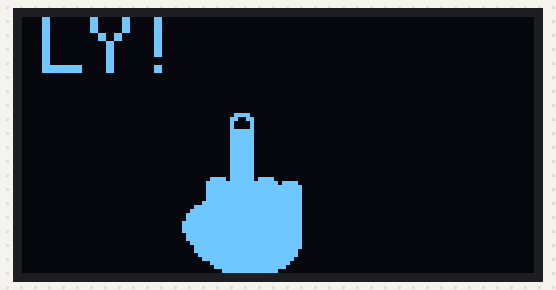
Bench run of a sketch on a simulated Arduino Uno, built with avr-gcc and run on an emulated ATmega328P. On the bench: 128×64 one-colour display.

Above: at 2.28 s.
At 2.8 s:
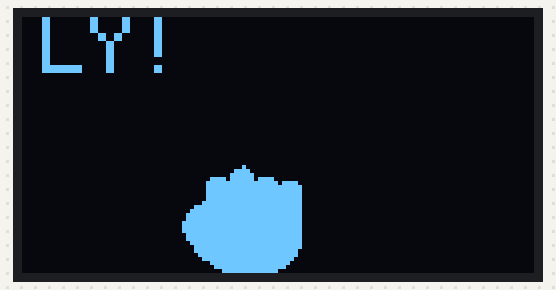
At 3.45 s:
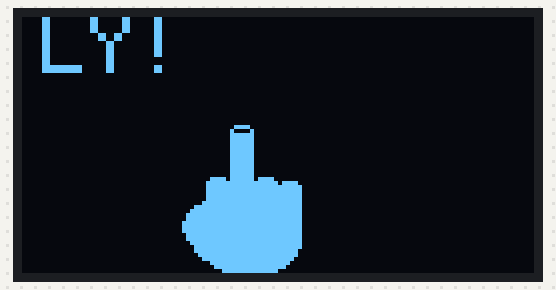

The sketch:

OLED-animation-example-thumbs-up.ino.ino
```cpp
#include <Adafruit_GFX.h>
#include <Adafruit_SH1106.h>
#include <Wire.h>

#define SCREEN_WIDTH 128
#define SCREEN_HEIGHT 64
#define OLED_RESET 4
Adafruit_SH1106 display(OLED_RESET);

int xx=30;
int yy=20;
int tt=100;

const unsigned char PROGMEM frame0 [] = {0x00, 0x00, 0x00, 0x00, 0x00, 0x00, 0x00, 0x00, 0x00, 0x00, 0x00, 0x00, 0x00, 0x00, 0x00, 0x00, 0x00, 0x00, 0x00, 0x00, 0x00, 0x00, 0x00, 0x00, 0x00, 0x00, 0x01, 0xE0, 0x00, 0x00, 0x00, 0x00, 0x03, 0x30, 0x00, 0x00, 0x00, 0x00, 0x02, 0x10, 0x00, 0x00, 0x00, 0x00, 0x02, 0x10, 0x00, 0x00, 0x00, 0x00, 0x03, 0xF0, 0x00, 0x00, 0x00, 0x00, 0x03, 0xF0, 0x00, 0x00, 0x00, 0x00, 0x03, 0xF0, 0x00, 0x00, 0x00, 0x00, 0x03, 0xF0, 0x00, 0x00, 0x00, 0x00, 0x03, 0xF0, 0x00, 0x00, 0x00, 0x00, 0x03, 0xF0, 0x00, 0x00, 0x00, 0x00, 0x03, 0xF0, 0x00, 0x00, 0x00, 0x00, 0x03, 0xF0, 0x00, 0x00, 0x00, 0x00, 0x03, 0xF0, 0x00, 0x00, 0x00, 0x00, 0x03, 0xF0, 0x00, 0x00, 0x00, 0x00, 0x03, 0xF0, 0x00, 0x00, 0x00, 0x00, 0x03, 0xF0, 0x00, 0x00, 0x00, 0x00, 0x7B, 0xF7, 0x80, 0x00, 0x00, 0x00, 0xFF, 0xFF, 0xDE, 0x00, 0x00, 0x00, 0xFF, 0xFF, 0xFF, 0x00, 0x00, 0x00, 0xFF, 0xFF, 0xFF, 0x00, 0x00, 0x00, 0xFF, 0xFF, 0xFF, 0x00, 0x00, 0x00, 0xFF, 0xFF, 0xFF, 0x00, 0x00, 0x01, 0xFF, 0xFF, 0xFF, 0x00, 0x00, 0x07, 0xFF, 0xFF, 0xFF, 0x00, 0x00, 0x0F, 0xFF, 0xFF, 0xFF, 0x00, 0x00, 0x1F, 0xFF, 0xFF, 0xFF, 0x00, 0x00, 0x1F, 0xFF, 0xFF, 0xFF, 0x00, 0x00, 0x3F, 0xFF, 0xFF, 0xFF, 0x00, 0x00, 0x3F, 0xFF, 0xFF, 0xFF, 0x00, 0x00, 0x3F, 0xFF, 0xFF, 0xFF, 0x00, 0x00, 0x1F, 0xFF, 0xFF, 0xFF, 0x00, 0x00, 0x1F, 0xFF, 0xFF, 0xFF, 0x00, 0x00, 0x0F, 0xFF, 0xFF, 0xFF, 0x00, 0x00, 0x07, 0xFF, 0xFF, 0xFF, 0x00, 0x00, 0x07, 0xFF, 0xFF, 0xFE, 0x00, 0x00, 0x03, 0xFF, 0xFF, 0xFE, 0x00, 0x00, 0x01, 0xFF, 0xFF, 0xFC, 0x00, 0x00, 0x00, 0x7F, 0xFF, 0xF8, 0x00, 0x00, 0x00, 0x3F, 0xFF, 0xF0, 0x00, 0x00, 0x00, 0x0F, 0xFF, 0xC0, 0x00, 0x00, 0x00, 0x00, 0x00, 0x00, 0x00, 0x00, 0x00, 0x00, 0x00, 0x00, 0x00, 0x00, 0x00, 0x00, 0x00, 0x00, 0x00, 0x00, 0x00, 0x00, 0x00, 0x00, 0x00};

const unsigned char PROGMEM frame1 [] = {0x00, 0x00, 0x00, 0x00, 0x00, 0x00, 0x00, 0x00, 0x00, 0x00, 0x00, 0x00, 0x00, 0x00, 0x00, 0x00, 0x00, 0x00, 0x00, 0x00, 0x00, 0x00, 0x00, 0x00, 0x00, 0x00, 0x01, 0xE0, 0x00, 0x00, 0x00, 0x00, 0x03, 0x30, 0x00, 0x00, 0x00, 0x00, 0x02, 0x10, 0x00, 0x00, 0x00, 0x00, 0x02, 0x10, 0x00, 0x00, 0x00, 0x00, 0x03, 0xF0, 0x00, 0x00, 0x00, 0x00, 0x03, 0xF0, 0x00, 0x00, 0x00, 0x00, 0x03, 0xF0, 0x00, 0x00, 0x00, 0x00, 0x03, 0xF0, 0x00, 0x00, 0x00, 0x00, 0x03, 0xF0, 0x00, 0x00, 0x00, 0x00, 0x03, 0xF0, 0x00, 0x00, 0x00, 0x00, 0x03, 0xF0, 0x00, 0x00, 0x00, 0x00, 0x03, 0xF0, 0x00, 0x00, 0x00, 0x00, 0x03, 0xF0, 0x00, 0x00, 0x00, 0x00, 0x03, 0xF0, 0x00, 0x00, 0x00, 0x00, 0x03, 0xF0, 0x00, 0x00, 0x00, 0x00, 0x03, 0xF0, 0x00, 0x00, 0x00, 0x00, 0x7B, 0xF7, 0x80, 0x00, 0x00, 0x00, 0xFF, 0xFF, 0xDE, 0x00, 0x00, 0x00, 0xFF, 0xFF, 0xFF, 0x00, 0x00, 0x00, 0xFF, 0xFF, 0xFF, 0x00, 0x00, 0x00, 0xFF, 0xFF, 0xFF, 0x00, 0x00, 0x00, 0xFF, 0xFF, 0xFF, 0x00, 0x00, 0x01, 0xFF, 0xFF, 0xFF, 0x00, 0x00, 0x07, 0xFF, 0xFF, 0xFF, 0x00, 0x00, 0x0F, 0xFF, 0xFF, 0xFF, 0x00, 0x00, 0x1F, 0xFF, 0xFF, 0xFF, 0x00, 0x00, 0x1F, 0xFF, 0xFF, 0xFF, 0x00, 0x00, 0x3F, 0xFF, 0xFF, 0xFF, 0x00, 0x00, 0x3F, 0xFF, 0xFF, 0xFF, 0x00, 0x00, 0x3F, 0xFF, 0xFF, 0xFF, 0x00, 0x00, 0x1F, 0xFF, 0xFF, 0xFF, 0x00, 0x00, 0x1F, 0xFF, 0xFF, 0xFF, 0x00, 0x00, 0x0F, 0xFF, 0xFF, 0xFF, 0x00, 0x00, 0x07, 0xFF, 0xFF, 0xFF, 0x00, 0x00, 0x07, 0xFF, 0xFF, 0xFE, 0x00, 0x00, 0x03, 0xFF, 0xFF, 0xFE, 0x00, 0x00, 0x01, 0xFF, 0xFF, 0xFC, 0x00, 0x00, 0x00, 0x7F, 0xFF, 0xF8, 0x00, 0x00, 0x00, 0x3F, 0xFF, 0xF0, 0x00, 0x00, 0x00, 0x0F, 0xFF, 0xC0, 0x00, 0x00, 0x00, 0x00, 0x00, 0x00, 0x00, 0x00, 0x00, 0x00, 0x00, 0x00, 0x00, 0x00, 0x00, 0x00, 0x00, 0x00, 0x00, 0x00, 0x00, 0x00, 0x00, 0x00, 0x00};

const unsigned char PROGMEM frame2 [] = {0x00, 0x00, 0x00, 0x00, 0x00, 0x00, 0x00, 0x00, 0x00, 0x00, 0x00, 0x00, 0x00, 0x00, 0x00, 0x00, 0x00, 0x00, 0x00, 0x00, 0x00, 0x00, 0x00, 0x00, 0x00, 0x00, 0x01, 0xE0, 0x00, 0x00, 0x00, 0x00, 0x03, 0x30, 0x00, 0x00, 0x00, 0x00, 0x02, 0x10, 0x00, 0x00, 0x00, 0x00, 0x02, 0x10, 0x00, 0x00, 0x00, 0x00, 0x03, 0xF0, 0x00, 0x00, 0x00, 0x00, 0x03, 0xF0, 0x00, 0x00, 0x00, 0x00, 0x03, 0xF0, 0x00, 0x00, 0x00, 0x00, 0x03, 0xF0, 0x00, 0x00, 0x00, 0x00, 0x03, 0xF0, 0x00, 0x00, 0x00, 0x00, 0x03, 0xF0, 0x00, 0x00, 0x00, 0x00, 0x03, 0xF0, 0x00, 0x00, 0x00, 0x00, 0x03, 0xF0, 0x00, 0x00, 0x00, 0x00, 0x03, 0xF0, 0x00, 0x00, 0x00, 0x00, 0x03, 0xF0, 0x00, 0x00, 0x00, 0x00, 0x03, 0xF0, 0x00, 0x00, 0x00, 0x00, 0x03, 0xF0, 0x00, 0x00, 0x00, 0x00, 0x7B, 0xF7, 0x80, 0x00, 0x00, 0x00, 0xFF, 0xFF, 0xDE, 0x00, 0x00, 0x00, 0xFF, 0xFF, 0xFF, 0x00, 0x00, 0x00, 0xFF, 0xFF, 0xFF, 0x00, 0x00, 0x00, 0xFF, 0xFF, 0xFF, 0x00, 0x00, 0x00, 0xFF, 0xFF, 0xFF, 0x00, 0x00, 0x01, 0xFF, 0xFF, 0xFF, 0x00, 0x00, 0x07, 0xFF, 0xFF, 0xFF, 0x00, 0x00, 0x0F, 0xFF, 0xFF, 0xFF, 0x00, 0x00, 0x1F, 0xFF, 0xFF, 0xFF, 0x00, 0x00, 0x1F, 0xFF, 0xFF, 0xFF, 0x00, 0x00, 0x3F, 0xFF, 0xFF, 0xFF, 0x00, 0x00, 0x3F, 0xFF, 0xFF, 0xFF, 0x00, 0x00, 0x3F, 0xFF, 0xFF, 0xFF, 0x00, 0x00, 0x1F, 0xFF, 0xFF, 0xFF, 0x00, 0x00, 0x1F, 0xFF, 0xFF, 0xFF, 0x00, 0x00, 0x0F, 0xFF, 0xFF, 0xFF, 0x00, 0x00, 0x07, 0xFF, 0xFF, 0xFF, 0x00, 0x00, 0x07, 0xFF, 0xFF, 0xFE, 0x00, 0x00, 0x03, 0xFF, 0xFF, 0xFE, 0x00, 0x00, 0x01, 0xFF, 0xFF, 0xFC, 0x00, 0x00, 0x00, 0x7F, 0xFF, 0xF8, 0x00, 0x00, 0x00, 0x3F, 0xFF, 0xF0, 0x00, 0x00, 0x00, 0x0F, 0xFF, 0xC0, 0x00, 0x00, 0x00, 0x00, 0x00, 0x00, 0x00, 0x00, 0x00, 0x00, 0x00, 0x00, 0x00, 0x00, 0x00, 0x00, 0x00, 0x00, 0x00, 0x00, 0x00, 0x00, 0x00, 0x00, 0x00};

const unsigned char PROGMEM frame3 [] = {0x00, 0x00, 0x00, 0x00, 0x00, 0x00, 0x00, 0x00, 0x00, 0x00, 0x00, 0x00, 0x00, 0x00, 0x00, 0x00, 0x00, 0x00, 0x00, 0x00, 0x00, 0x00, 0x00, 0x00, 0x00, 0x00, 0x00, 0x00, 0x00, 0x00, 0x00, 0x00, 0x00, 0x00, 0x00, 0x00, 0x00, 0x00, 0x00, 0x00, 0x00, 0x00, 0x00, 0x00, 0x00, 0x00, 0x00, 0x00, 0x00, 0x00, 0x00, 0x00, 0x00, 0x00, 0x00, 0x00, 0x00, 0xE0, 0x00, 0x00, 0x00, 0x00, 0x03, 0xF0, 0x00, 0x00, 0x00, 0x00, 0x03, 0xF0, 0x00, 0x00, 0x00, 0x00, 0x03, 0xF0, 0x00, 0x00, 0x00, 0x00, 0x03, 0xF0, 0x00, 0x00, 0x00, 0x00, 0x03, 0xF0, 0x00, 0x00, 0x00, 0x00, 0x03, 0xF0, 0x00, 0x00, 0x00, 0x00, 0x03, 0xF0, 0x00, 0x00, 0x00, 0x00, 0x03, 0xF0, 0x00, 0x00, 0x00, 0x00, 0x03, 0xF0, 0x00, 0x00, 0x00, 0x00, 0x03, 0xF0, 0x00, 0x00, 0x00, 0x00, 0x7B, 0xF7, 0x80, 0x00, 0x00, 0x00, 0xFF, 0xFF, 0xDE, 0x00, 0x00, 0x00, 0xFF, 0xFF, 0xFF, 0x00, 0x00, 0x00, 0xFF, 0xFF, 0xFF, 0x00, 0x00, 0x00, 0xFF, 0xFF, 0xFF, 0x00, 0x00, 0x00, 0xFF, 0xFF, 0xFF, 0x00, 0x00, 0x01, 0xFF, 0xFF, 0xFF, 0x00, 0x00, 0x07, 0xFF, 0xFF, 0xFF, 0x00, 0x00, 0x0F, 0xFF, 0xFF, 0xFF, 0x00, 0x00, 0x1F, 0xFF, 0xFF, 0xFF, 0x00, 0x00, 0x1F, 0xFF, 0xFF, 0xFF, 0x00, 0x00, 0x3F, 0xFF, 0xFF, 0xFF, 0x00, 0x00, 0x3F, 0xFF, 0xFF, 0xFF, 0x00, 0x00, 0x3F, 0xFF, 0xFF, 0xFF, 0x00, 0x00, 0x1F, 0xFF, 0xFF, 0xFF, 0x00, 0x00, 0x1F, 0xFF, 0xFF, 0xFF, 0x00, 0x00, 0x0F, 0xFF, 0xFF, 0xFF, 0x00, 0x00, 0x07, 0xFF, 0xFF, 0xFF, 0x00, 0x00, 0x07, 0xFF, 0xFF, 0xFE, 0x00, 0x00, 0x03, 0xFF, 0xFF, 0xFE, 0x00, 0x00, 0x01, 0xFF, 0xFF, 0xFC, 0x00, 0x00, 0x00, 0x7F, 0xFF, 0xF8, 0x00, 0x00, 0x00, 0x3F, 0xFF, 0xF0, 0x00, 0x00, 0x00, 0x0F, 0xFF, 0xC0, 0x00, 0x00, 0x00, 0x00, 0x00, 0x00, 0x00, 0x00, 0x00, 0x00, 0x00, 0x00, 0x00, 0x00, 0x00, 0x00, 0x00, 0x00, 0x00, 0x00, 0x00, 0x00, 0x00, 0x00, 0x00};

const unsigned char PROGMEM frame4 [] = {0x00, 0x00, 0x00, 0x00, 0x00, 0x00, 0x00, 0x00, 0x00, 0x00, 0x00, 0x00, 0x00, 0x00, 0x00, 0x00, 0x00, 0x00, 0x00, 0x00, 0x00, 0x00, 0x00, 0x00, 0x00, 0x00, 0x00, 0x00, 0x00, 0x00, 0x00, 0x00, 0x00, 0x00, 0x00, 0x00, 0x00, 0x00, 0x00, 0x00, 0x00, 0x00, 0x00, 0x00, 0x00, 0x00, 0x00, 0x00, 0x00, 0x00, 0x00, 0x00, 0x00, 0x00, 0x00, 0x00, 0x00, 0x00, 0x00, 0x00, 0x00, 0x00, 0x00, 0x00, 0x00, 0x00, 0x00, 0x00, 0x00, 0x00, 0x00, 0x00, 0x00, 0x00, 0x00, 0xE0, 0x00, 0x00, 0x00, 0x00, 0x03, 0xF0, 0x00, 0x00, 0x00, 0x00, 0x03, 0xF0, 0x00, 0x00, 0x00, 0x00, 0x03, 0xF0, 0x00, 0x00, 0x00, 0x00, 0x03, 0xF0, 0x00, 0x00, 0x00, 0x00, 0x03, 0xF0, 0x00, 0x00, 0x00, 0x00, 0x03, 0xF0, 0x00, 0x00, 0x00, 0x00, 0x03, 0xF0, 0x00, 0x00, 0x00, 0x00, 0x7B, 0xF7, 0x80, 0x00, 0x00, 0x00, 0xFF, 0xFF, 0xDE, 0x00, 0x00, 0x00, 0xFF, 0xFF, 0xFF, 0x00, 0x00, 0x00, 0xFF, 0xFF, 0xFF, 0x00, 0x00, 0x00, 0xFF, 0xFF, 0xFF, 0x00, 0x00, 0x00, 0xFF, 0xFF, 0xFF, 0x00, 0x00, 0x01, 0xFF, 0xFF, 0xFF, 0x00, 0x00, 0x07, 0xFF, 0xFF, 0xFF, 0x00, 0x00, 0x0F, 0xFF, 0xFF, 0xFF, 0x00, 0x00, 0x1F, 0xFF, 0xFF, 0xFF, 0x00, 0x00, 0x1F, 0xFF, 0xFF, 0xFF, 0x00, 0x00, 0x3F, 0xFF, 0xFF, 0xFF, 0x00, 0x00, 0x3F, 0xFF, 0xFF, 0xFF, 0x00, 0x00, 0x3F, 0xFF, 0xFF, 0xFF, 0x00, 0x00, 0x1F, 0xFF, 0xFF, 0xFF, 0x00, 0x00, 0x1F, 0xFF, 0xFF, 0xFF, 0x00, 0x00, 0x0F, 0xFF, 0xFF, 0xFF, 0x00, 0x00, 0x07, 0xFF, 0xFF, 0xFF, 0x00, 0x00, 0x07, 0xFF, 0xFF, 0xFE, 0x00, 0x00, 0x03, 0xFF, 0xFF, 0xFE, 0x00, 0x00, 0x01, 0xFF, 0xFF, 0xFC, 0x00, 0x00, 0x00, 0x7F, 0xFF, 0xF8, 0x00, 0x00, 0x00, 0x3F, 0xFF, 0xF0, 0x00, 0x00, 0x00, 0x0F, 0xFF, 0xC0, 0x00, 0x00, 0x00, 0x00, 0x00, 0x00, 0x00, 0x00, 0x00, 0x00, 0x00, 0x00, 0x00, 0x00, 0x00, 0x00, 0x00, 0x00, 0x00, 0x00, 0x00, 0x00, 0x00, 0x00, 0x00};

const unsigned char PROGMEM frame5 [] = {0x00, 0x00, 0x00, 0x00, 0x00, 0x00, 0x00, 0x00, 0x00, 0x00, 0x00, 0x00, 0x00, 0x00, 0x00, 0x00, 0x00, 0x00, 0x00, 0x00, 0x00, 0x00, 0x00, 0x00, 0x00, 0x00, 0x00, 0x00, 0x00, 0x00, 0x00, 0x00, 0x00, 0x00, 0x00, 0x00, 0x00, 0x00, 0x00, 0x00, 0x00, 0x00, 0x00, 0x00, 0x00, 0x00, 0x00, 0x00, 0x00, 0x00, 0x00, 0x00, 0x00, 0x00, 0x00, 0x00, 0x00, 0x00, 0x00, 0x00, 0x00, 0x00, 0x00, 0x00, 0x00, 0x00, 0x00, 0x00, 0x00, 0x00, 0x00, 0x00, 0x00, 0x00, 0x00, 0x00, 0x00, 0x00, 0x00, 0x00, 0x00, 0x00, 0x00, 0x00, 0x00, 0x00, 0x00, 0x00, 0x00, 0x00, 0x00, 0x00, 0x00, 0x00, 0x00, 0x00, 0x00, 0x00, 0x00, 0x00, 0x00, 0x00, 0x00, 0x00, 0x00, 0x40, 0x00, 0x00, 0x00, 0x00, 0x01, 0xE0, 0x00, 0x00, 0x00, 0x00, 0x03, 0xF0, 0x00, 0x00, 0x00, 0x00, 0x7B, 0xF7, 0x80, 0x00, 0x00, 0x00, 0xFF, 0xFF, 0xDE, 0x00, 0x00, 0x00, 0xFF, 0xFF, 0xFF, 0x00, 0x00, 0x00, 0xFF, 0xFF, 0xFF, 0x00, 0x00, 0x00, 0xFF, 0xFF, 0xFF, 0x00, 0x00, 0x00, 0xFF, 0xFF, 0xFF, 0x00, 0x00, 0x01, 0xFF, 0xFF, 0xFF, 0x00, 0x00, 0x07, 0xFF, 0xFF, 0xFF, 0x00, 0x00, 0x0F, 0xFF, 0xFF, 0xFF, 0x00, 0x00, 0x1F, 0xFF, 0xFF, 0xFF, 0x00, 0x00, 0x1F, 0xFF, 0xFF, 0xFF, 0x00, 0x00, 0x3F, 0xFF, 0xFF, 0xFF, 0x00, 0x00, 0x3F, 0xFF, 0xFF, 0xFF, 0x00, 0x00, 0x3F, 0xFF, 0xFF, 0xFF, 0x00, 0x00, 0x1F, 0xFF, 0xFF, 0xFF, 0x00, 0x00, 0x1F, 0xFF, 0xFF, 0xFF, 0x00, 0x00, 0x0F, 0xFF, 0xFF, 0xFF, 0x00, 0x00, 0x07, 0xFF, 0xFF, 0xFF, 0x00, 0x00, 0x07, 0xFF, 0xFF, 0xFE, 0x00, 0x00, 0x03, 0xFF, 0xFF, 0xFE, 0x00, 0x00, 0x01, 0xFF, 0xFF, 0xFC, 0x00, 0x00, 0x00, 0x7F, 0xFF, 0xF8, 0x00, 0x00, 0x00, 0x3F, 0xFF, 0xF0, 0x00, 0x00, 0x00, 0x0F, 0xFF, 0xC0, 0x00, 0x00, 0x00, 0x00, 0x00, 0x00, 0x00, 0x00, 0x00, 0x00, 0x00, 0x00, 0x00, 0x00, 0x00, 0x00, 0x00, 0x00, 0x00, 0x00, 0x00, 0x00, 0x00, 0x00, 0x00};

const unsigned char PROGMEM frame6 [] = {0x00, 0x00, 0x00, 0x00, 0x00, 0x00, 0x00, 0x00, 0x00, 0x00, 0x00, 0x00, 0x00, 0x00, 0x00, 0x00, 0x00, 0x00, 0x00, 0x00, 0x00, 0x00, 0x00, 0x00, 0x00, 0x00, 0x00, 0x00, 0x00, 0x00, 0x00, 0x00, 0x00, 0x00, 0x00, 0x00, 0x00, 0x00, 0x00, 0x00, 0x00, 0x00, 0x00, 0x00, 0x00, 0x00, 0x00, 0x00, 0x00, 0x00, 0x00, 0x00, 0x00, 0x00, 0x00, 0x00, 0x00, 0x00, 0x00, 0x00, 0x00, 0x00, 0x00, 0x00, 0x00, 0x00, 0x00, 0x00, 0x00, 0x00, 0x00, 0x00, 0x00, 0x00, 0x00, 0x00, 0x00, 0x00, 0x00, 0x00, 0x00, 0x00, 0x00, 0x00, 0x00, 0x00, 0x00, 0x00, 0x00, 0x00, 0x00, 0x00, 0x00, 0x00, 0x00, 0x00, 0x00, 0x00, 0x00, 0x00, 0x00, 0x00, 0x00, 0x00, 0x00, 0x00, 0x00, 0x00, 0x00, 0x00, 0x00, 0x00, 0x00, 0x00, 0x00, 0x00, 0x00, 0xC0, 0x00, 0x00, 0x00, 0x00, 0x79, 0xE7, 0x80, 0x00, 0x00, 0x00, 0xFF, 0xFF, 0xDE, 0x00, 0x00, 0x00, 0xFF, 0xFF, 0xFF, 0x00, 0x00, 0x00, 0xFF, 0xFF, 0xFF, 0x00, 0x00, 0x00, 0xFF, 0xFF, 0xFF, 0x00, 0x00, 0x00, 0xFF, 0xFF, 0xFF, 0x00, 0x00, 0x01, 0xFF, 0xFF, 0xFF, 0x00, 0x00, 0x07, 0xFF, 0xFF, 0xFF, 0x00, 0x00, 0x0F, 0xFF, 0xFF, 0xFF, 0x00, 0x00, 0x1F, 0xFF, 0xFF, 0xFF, 0x00, 0x00, 0x1F, 0xFF, 0xFF, 0xFF, 0x00, 0x00, 0x3F, 0xFF, 0xFF, 0xFF, 0x00, 0x00, 0x3F, 0xFF, 0xFF, 0xFF, 0x00, 0x00, 0x3F, 0xFF, 0xFF, 0xFF, 0x00, 0x00, 0x1F, 0xFF, 0xFF, 0xFF, 0x00, 0x00, 0x1F, 0xFF, 0xFF, 0xFF, 0x00, 0x00, 0x0F, 0xFF, 0xFF, 0xFF, 0x00, 0x00, 0x07, 0xFF, 0xFF, 0xFF, 0x00, 0x00, 0x07, 0xFF, 0xFF, 0xFE, 0x00, 0x00, 0x03, 0xFF, 0xFF, 0xFE, 0x00, 0x00, 0x01, 0xFF, 0xFF, 0xFC, 0x00, 0x00, 0x00, 0x7F, 0xFF, 0xF8, 0x00, 0x00, 0x00, 0x3F, 0xFF, 0xF0, 0x00, 0x00, 0x00, 0x0F, 0xFF, 0xC0, 0x00, 0x00, 0x00, 0x00, 0x00, 0x00, 0x00, 0x00, 0x00, 0x00, 0x00, 0x00, 0x00, 0x00, 0x00, 0x00, 0x00, 0x00, 0x00, 0x00, 0x00, 0x00, 0x00, 0x00, 0x00};

const unsigned char PROGMEM frame7 [] = {0x00, 0x00, 0x00, 0x00, 0x00, 0x00, 0x00, 0x00, 0x00, 0x00, 0x00, 0x00, 0x00, 0x00, 0x00, 0x00, 0x00, 0x00, 0x00, 0x00, 0x00, 0x00, 0x00, 0x00, 0x00, 0x00, 0x00, 0x00, 0x00, 0x00, 0x00, 0x00, 0x00, 0x00, 0x00, 0x00, 0x00, 0x00, 0x00, 0x00, 0x00, 0x00, 0x00, 0x00, 0x00, 0x00, 0x00, 0x00, 0x00, 0x00, 0x00, 0x00, 0x00, 0x00, 0x00, 0x00, 0x00, 0x00, 0x00, 0x00, 0x00, 0x00, 0x00, 0x00, 0x00, 0x00, 0x00, 0x00, 0x00, 0x00, 0x00, 0x00, 0x00, 0x00, 0x00, 0x00, 0x00, 0x00, 0x00, 0x00, 0x00, 0x00, 0x00, 0x00, 0x00, 0x00, 0x00, 0x00, 0x00, 0x00, 0x00, 0x00, 0x01, 0xE0, 0x00, 0x00, 0x00, 0x00, 0x03, 0xF0, 0x00, 0x00, 0x00, 0x00, 0x03, 0xF0, 0x00, 0x00, 0x00, 0x00, 0x03, 0xF0, 0x00, 0x00, 0x00, 0x00, 0x03, 0xF0, 0x00, 0x00, 0x00, 0x00, 0x7B, 0xF7, 0x80, 0x00, 0x00, 0x00, 0xFF, 0xFF, 0xDE, 0x00, 0x00, 0x00, 0xFF, 0xFF, 0xFF, 0x00, 0x00, 0x00, 0xFF, 0xFF, 0xFF, 0x00, 0x00, 0x00, 0xFF, 0xFF, 0xFF, 0x00, 0x00, 0x00, 0xFF, 0xFF, 0xFF, 0x00, 0x00, 0x01, 0xFF, 0xFF, 0xFF, 0x00, 0x00, 0x07, 0xFF, 0xFF, 0xFF, 0x00, 0x00, 0x0F, 0xFF, 0xFF, 0xFF, 0x00, 0x00, 0x1F, 0xFF, 0xFF, 0xFF, 0x00, 0x00, 0x1F, 0xFF, 0xFF, 0xFF, 0x00, 0x00, 0x3F, 0xFF, 0xFF, 0xFF, 0x00, 0x00, 0x3F, 0xFF, 0xFF, 0xFF, 0x00, 0x00, 0x3F, 0xFF, 0xFF, 0xFF, 0x00, 0x00, 0x1F, 0xFF, 0xFF, 0xFF, 0x00, 0x00, 0x1F, 0xFF, 0xFF, 0xFF, 0x00, 0x00, 0x0F, 0xFF, 0xFF, 0xFF, 0x00, 0x00, 0x07, 0xFF, 0xFF, 0xFF, 0x00, 0x00, 0x07, 0xFF, 0xFF, 0xFE, 0x00, 0x00, 0x03, 0xFF, 0xFF, 0xFE, 0x00, 0x00, 0x01, 0xFF, 0xFF, 0xFC, 0x00, 0x00, 0x00, 0x7F, 0xFF, 0xF8, 0x00, 0x00, 0x00, 0x3F, 0xFF, 0xF0, 0x00, 0x00, 0x00, 0x0F, 0xFF, 0xC0, 0x00, 0x00, 0x00, 0x00, 0x00, 0x00, 0x00, 0x00, 0x00, 0x00, 0x00, 0x00, 0x00, 0x00, 0x00, 0x00, 0x00, 0x00, 0x00, 0x00, 0x00, 0x00, 0x00, 0x00, 0x00};

const unsigned char PROGMEM frame8 [] = {0x00, 0x00, 0x00, 0x00, 0x00, 0x00, 0x00, 0x00, 0x00, 0x00, 0x00, 0x00, 0x00, 0x00, 0x00, 0x00, 0x00, 0x00, 0x00, 0x00, 0x00, 0x00, 0x00, 0x00, 0x00, 0x00, 0x00, 0x00, 0x00, 0x00, 0x00, 0x00, 0x00, 0x00, 0x00, 0x00, 0x00, 0x00, 0x00, 0x00, 0x00, 0x00, 0x00, 0x00, 0x00, 0x00, 0x00, 0x00, 0x00, 0x00, 0x00, 0x00, 0x00, 0x00, 0x00, 0x00, 0x00, 0x00, 0x00, 0x00, 0x00, 0x00, 0x00, 0x00, 0x00, 0x00, 0x00, 0x00, 0x00, 0x00, 0x00, 0x00, 0x00, 0x00, 0x00, 0xE0, 0x00, 0x00, 0x00, 0x00, 0x03, 0xF0, 0x00, 0x00, 0x00, 0x00, 0x03, 0xF0, 0x00, 0x00, 0x00, 0x00, 0x03, 0xF0, 0x00, 0x00, 0x00, 0x00, 0x03, 0xF0, 0x00, 0x00, 0x00, 0x00, 0x03, 0xF0, 0x00, 0x00, 0x00, 0x00, 0x03, 0xF0, 0x00, 0x00, 0x00, 0x00, 0x03, 0xF0, 0x00, 0x00, 0x00, 0x00, 0x7B, 0xF7, 0x80, 0x00, 0x00, 0x00, 0xFF, 0xFF, 0xDE, 0x00, 0x00, 0x00, 0xFF, 0xFF, 0xFF, 0x00, 0x00, 0x00, 0xFF, 0xFF, 0xFF, 0x00, 0x00, 0x00, 0xFF, 0xFF, 0xFF, 0x00, 0x00, 0x00, 0xFF, 0xFF, 0xFF, 0x00, 0x00, 0x01, 0xFF, 0xFF, 0xFF, 0x00, 0x00, 0x07, 0xFF, 0xFF, 0xFF, 0x00, 0x00, 0x0F, 0xFF, 0xFF, 0xFF, 0x00, 0x00, 0x1F, 0xFF, 0xFF, 0xFF, 0x00, 0x00, 0x1F, 0xFF, 0xFF, 0xFF, 0x00, 0x00, 0x3F, 0xFF, 0xFF, 0xFF, 0x00, 0x00, 0x3F, 0xFF, 0xFF, 0xFF, 0x00, 0x00, 0x3F, 0xFF, 0xFF, 0xFF, 0x00, 0x00, 0x1F, 0xFF, 0xFF, 0xFF, 0x00, 0x00, 0x1F, 0xFF, 0xFF, 0xFF, 0x00, 0x00, 0x0F, 0xFF, 0xFF, 0xFF, 0x00, 0x00, 0x07, 0xFF, 0xFF, 0xFF, 0x00, 0x00, 0x07, 0xFF, 0xFF, 0xFE, 0x00, 0x00, 0x03, 0xFF, 0xFF, 0xFE, 0x00, 0x00, 0x01, 0xFF, 0xFF, 0xFC, 0x00, 0x00, 0x00, 0x7F, 0xFF, 0xF8, 0x00, 0x00, 0x00, 0x3F, 0xFF, 0xF0, 0x00, 0x00, 0x00, 0x0F, 0xFF, 0xC0, 0x00, 0x00, 0x00, 0x00, 0x00, 0x00, 0x00, 0x00, 0x00, 0x00, 0x00, 0x00, 0x00, 0x00, 0x00, 0x00, 0x00, 0x00, 0x00, 0x00, 0x00, 0x00, 0x00, 0x00, 0x00};

const unsigned char PROGMEM frame9 [] = {0x00, 0x00, 0x00, 0x00, 0x00, 0x00, 0x00, 0x00, 0x00, 0x00, 0x00, 0x00, 0x00, 0x00, 0x00, 0x00, 0x00, 0x00, 0x00, 0x00, 0x00, 0x00, 0x00, 0x00, 0x00, 0x00, 0x00, 0x00, 0x00, 0x00, 0x00, 0x00, 0x00, 0x00, 0x00, 0x00, 0x00, 0x00, 0x00, 0x00, 0x00, 0x00, 0x00, 0x00, 0x00, 0x00, 0x00, 0x00, 0x00, 0x00, 0x00, 0x00, 0x00, 0x00, 0x00, 0x00, 0x00, 0xC0, 0x00, 0x00, 0x00, 0x00, 0x02, 0xB0, 0x00, 0x00, 0x00, 0x00, 0x03, 0xF0, 0x00, 0x00, 0x00, 0x00, 0x03, 0xF0, 0x00, 0x00, 0x00, 0x00, 0x03, 0xF0, 0x00, 0x00, 0x00, 0x00, 0x03, 0xF0, 0x00, 0x00, 0x00, 0x00, 0x03, 0xF0, 0x00, 0x00, 0x00, 0x00, 0x03, 0xF0, 0x00, 0x00, 0x00, 0x00, 0x03, 0xF0, 0x00, 0x00, 0x00, 0x00, 0x03, 0xF0, 0x00, 0x00, 0x00, 0x00, 0x03, 0xF0, 0x00, 0x00, 0x00, 0x00, 0x7B, 0xF7, 0x80, 0x00, 0x00, 0x00, 0xFF, 0xFF, 0xDE, 0x00, 0x00, 0x00, 0xFF, 0xFF, 0xFF, 0x00, 0x00, 0x00, 0xFF, 0xFF, 0xFF, 0x00, 0x00, 0x00, 0xFF, 0xFF, 0xFF, 0x00, 0x00, 0x00, 0xFF, 0xFF, 0xFF, 0x00, 0x00, 0x01, 0xFF, 0xFF, 0xFF, 0x00, 0x00, 0x07, 0xFF, 0xFF, 0xFF, 0x00, 0x00, 0x0F, 0xFF, 0xFF, 0xFF, 0x00, 0x00, 0x1F, 0xFF, 0xFF, 0xFF, 0x00, 0x00, 0x1F, 0xFF, 0xFF, 0xFF, 0x00, 0x00, 0x3F, 0xFF, 0xFF, 0xFF, 0x00, 0x00, 0x3F, 0xFF, 0xFF, 0xFF, 0x00, 0x00, 0x3F, 0xFF, 0xFF, 0xFF, 0x00, 0x00, 0x1F, 0xFF, 0xFF, 0xFF, 0x00, 0x00, 0x1F, 0xFF, 0xFF, 0xFF, 0x00, 0x00, 0x0F, 0xFF, 0xFF, 0xFF, 0x00, 0x00, 0x07, 0xFF, 0xFF, 0xFF, 0x00, 0x00, 0x07, 0xFF, 0xFF, 0xFE, 0x00, 0x00, 0x03, 0xFF, 0xFF, 0xFE, 0x00, 0x00, 0x01, 0xFF, 0xFF, 0xFC, 0x00, 0x00, 0x00, 0x7F, 0xFF, 0xF8, 0x00, 0x00, 0x00, 0x3F, 0xFF, 0xF0, 0x00, 0x00, 0x00, 0x0F, 0xFF, 0xC0, 0x00, 0x00, 0x00, 0x00, 0x00, 0x00, 0x00, 0x00, 0x00, 0x00, 0x00, 0x00, 0x00, 0x00, 0x00, 0x00, 0x00, 0x00, 0x00, 0x00, 0x00, 0x00, 0x00, 0x00, 0x00};

const unsigned char PROGMEM frame10 [] = {0x00, 0x00, 0x00, 0x00, 0x00, 0x00, 0x00, 0x00, 0x00, 0x00, 0x00, 0x00, 0x00, 0x00, 0x00, 0x00, 0x00, 0x00, 0x00, 0x00, 0x00, 0x00, 0x00, 0x00, 0x00, 0x00, 0x00, 0x00, 0x00, 0x00, 0x00, 0x00, 0x00, 0x00, 0x00, 0x00, 0x00, 0x00, 0x00, 0x00, 0x00, 0x00, 0x00, 0x00, 0x01, 0xE0, 0x00, 0x00, 0x00, 0x00, 0x02, 0x10, 0x00, 0x00, 0x00, 0x00, 0x03, 0xF0, 0x00, 0x00, 0x00, 0x00, 0x03, 0xF0, 0x00, 0x00, 0x00, 0x00, 0x03, 0xF0, 0x00, 0x00, 0x00, 0x00, 0x03, 0xF0, 0x00, 0x00, 0x00, 0x00, 0x03, 0xF0, 0x00, 0x00, 0x00, 0x00, 0x03, 0xF0, 0x00, 0x00, 0x00, 0x00, 0x03, 0xF0, 0x00, 0x00, 0x00, 0x00, 0x03, 0xF0, 0x00, 0x00, 0x00, 0x00, 0x03, 0xF0, 0x00, 0x00, 0x00, 0x00, 0x03, 0xF0, 0x00, 0x00, 0x00, 0x00, 0x03, 0xF0, 0x00, 0x00, 0x00, 0x00, 0x7B, 0xF7, 0x80, 0x00, 0x00, 0x00, 0xFF, 0xFF, 0xDE, 0x00, 0x00, 0x00, 0xFF, 0xFF, 0xFF, 0x00, 0x00, 0x00, 0xFF, 0xFF, 0xFF, 0x00, 0x00, 0x00, 0xFF, 0xFF, 0xFF, 0x00, 0x00, 0x00, 0xFF, 0xFF, 0xFF, 0x00, 0x00, 0x01, 0xFF, 0xFF, 0xFF, 0x00, 0x00, 0x07, 0xFF, 0xFF, 0xFF, 0x00, 0x00, 0x0F, 0xFF, 0xFF, 0xFF, 0x00, 0x00, 0x1F, 0xFF, 0xFF, 0xFF, 0x00, 0x00, 0x1F, 0xFF, 0xFF, 0xFF, 0x00, 0x00, 0x3F, 0xFF, 0xFF, 0xFF, 0x00, 0x00, 0x3F, 0xFF, 0xFF, 0xFF, 0x00, 0x00, 0x3F, 0xFF, 0xFF, 0xFF, 0x00, 0x00, 0x1F, 0xFF, 0xFF, 0xFF, 0x00, 0x00, 0x1F, 0xFF, 0xFF, 0xFF, 0x00, 0x00, 0x0F, 0xFF, 0xFF, 0xFF, 0x00, 0x00, 0x07, 0xFF, 0xFF, 0xFF, 0x00, 0x00, 0x07, 0xFF, 0xFF, 0xFE, 0x00, 0x00, 0x03, 0xFF, 0xFF, 0xFE, 0x00, 0x00, 0x01, 0xFF, 0xFF, 0xFC, 0x00, 0x00, 0x00, 0x7F, 0xFF, 0xF8, 0x00, 0x00, 0x00, 0x3F, 0xFF, 0xF0, 0x00, 0x00, 0x00, 0x0F, 0xFF, 0xC0, 0x00, 0x00, 0x00, 0x00, 0x00, 0x00, 0x00, 0x00, 0x00, 0x00, 0x00, 0x00, 0x00, 0x00, 0x00, 0x00, 0x00, 0x00, 0x00, 0x00, 0x00, 0x00, 0x00, 0x00, 0x00};

const unsigned char PROGMEM frame11 [] = {0x00, 0x00, 0x00, 0x00, 0x00, 0x00, 0x00, 0x00, 0x00, 0x00, 0x00, 0x00, 0x00, 0x00, 0x00, 0x00, 0x00, 0x00, 0x00, 0x00, 0x00, 0x00, 0x00, 0x00, 0x00, 0x00, 0x00, 0x00, 0x00, 0x00, 0x00, 0x00, 0x01, 0xE0, 0x00, 0x00, 0x00, 0x00, 0x03, 0x30, 0x00, 0x00, 0x00, 0x00, 0x02, 0x10, 0x00, 0x00, 0x00, 0x00, 0x03, 0xF0, 0x00, 0x00, 0x00, 0x00, 0x03, 0xF0, 0x00, 0x00, 0x00, 0x00, 0x03, 0xF0, 0x00, 0x00, 0x00, 0x00, 0x03, 0xF0, 0x00, 0x00, 0x00, 0x00, 0x03, 0xF0, 0x00, 0x00, 0x00, 0x00, 0x03, 0xF0, 0x00, 0x00, 0x00, 0x00, 0x03, 0xF0, 0x00, 0x00, 0x00, 0x00, 0x03, 0xF0, 0x00, 0x00, 0x00, 0x00, 0x03, 0xF0, 0x00, 0x00, 0x00, 0x00, 0x03, 0xF0, 0x00, 0x00, 0x00, 0x00, 0x03, 0xF0, 0x00, 0x00, 0x00, 0x00, 0x03, 0xF0, 0x00, 0x00, 0x00, 0x00, 0x7B, 0xF7, 0x80, 0x00, 0x00, 0x00, 0xFF, 0xFF, 0xDE, 0x00, 0x00, 0x00, 0xFF, 0xFF, 0xFF, 0x00, 0x00, 0x00, 0xFF, 0xFF, 0xFF, 0x00, 0x00, 0x00, 0xFF, 0xFF, 0xFF, 0x00, 0x00, 0x00, 0xFF, 0xFF, 0xFF, 0x00, 0x00, 0x01, 0xFF, 0xFF, 0xFF, 0x00, 0x00, 0x07, 0xFF, 0xFF, 0xFF, 0x00, 0x00, 0x0F, 0xFF, 0xFF, 0xFF, 0x00, 0x00, 0x1F, 0xFF, 0xFF, 0xFF, 0x00, 0x00, 0x1F, 0xFF, 0xFF, 0xFF, 0x00, 0x00, 0x3F, 0xFF, 0xFF, 0xFF, 0x00, 0x00, 0x3F, 0xFF, 0xFF, 0xFF, 0x00, 0x00, 0x3F, 0xFF, 0xFF, 0xFF, 0x00, 0x00, 0x1F, 0xFF, 0xFF, 0xFF, 0x00, 0x00, 0x1F, 0xFF, 0xFF, 0xFF, 0x00, 0x00, 0x0F, 0xFF, 0xFF, 0xFF, 0x00, 0x00, 0x07, 0xFF, 0xFF, 0xFF, 0x00, 0x00, 0x07, 0xFF, 0xFF, 0xFE, 0x00, 0x00, 0x03, 0xFF, 0xFF, 0xFE, 0x00, 0x00, 0x01, 0xFF, 0xFF, 0xFC, 0x00, 0x00, 0x00, 0x7F, 0xFF, 0xF8, 0x00, 0x00, 0x00, 0x3F, 0xFF, 0xF0, 0x00, 0x00, 0x00, 0x0F, 0xFF, 0xC0, 0x00, 0x00, 0x00, 0x00, 0x00, 0x00, 0x00, 0x00, 0x00, 0x00, 0x00, 0x00, 0x00, 0x00, 0x00, 0x00, 0x00, 0x00, 0x00, 0x00, 0x00, 0x00, 0x00, 0x00, 0x00};


void setup() {
  display.begin(SH1106_SWITCHCAPVCC, 0x3C);
  display.display();
  delay(2000);

}

void loop()
{
  for (int i = 0; i < 11; i++)
   {
    display.clearDisplay();

    // Display the string
    display.setTextSize(2);
    display.setTextColor(WHITE);
    display.setCursor(5,0);
    String text = "LY! ";
    display.println(text);

    // Display the animation frame
    display.drawBitmap(xx, yy, getFrame(i), 48, 48, 1);
    display.display();
    delay(tt);
   }
}

const unsigned char* getFrame(int frameIndex) {
  switch (frameIndex) {
    case 0: return frame0;
    case 1: return frame1;
    case 2: return frame2;
    case 3: return frame3;
    case 4: return frame4;
    case 5: return frame5;
    case 6: return frame6;
    case 7: return frame7;
    case 8: return frame8;
    case 9: return frame9;
    case 10: return frame10;
    default: return frame0;
  }
}
```

Measured:
- by itself, everything shown: repeats every 1.4 s, in 9 steps
